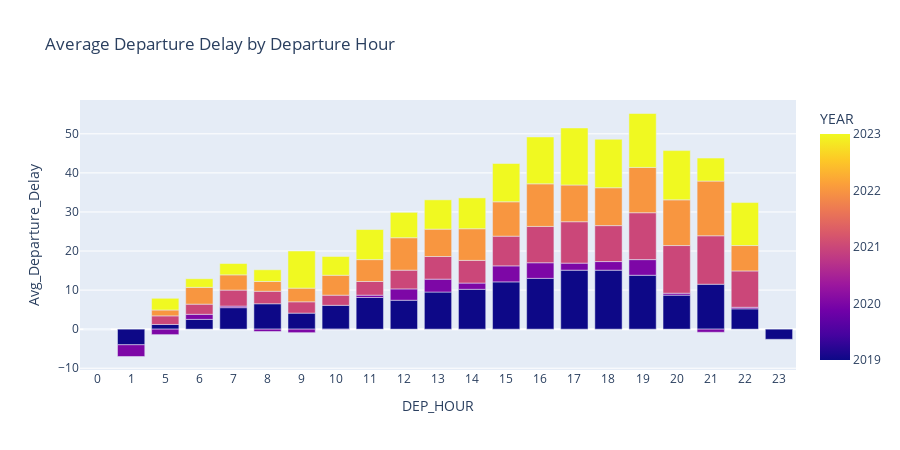

Write notebook code for a chart like this one.
### Code cell
plot_delay_by_dep_hh(df_flights, "Envoy Air")

### Figure 1 — Plotly figure (JSON) as saved in the notebook; plotly's stock layout.template omitted (floating-point values rounded to 4 significant figures)
{"data": [{"hovertemplate": "DEP_HOUR=%{x}<br>Avg_Departure_Delay=%{y}<br>YEAR=%{marker.color}<extra></extra>", "legendgroup": "", "marker": {"color": [2019, 2019, 2019, 2019, 2019, 2019, 2019, 2019, 2019, 2019, 2019, 2019, 2019, 2019, 2019, 2019, 2019, 2019, 2019, 2019, 2019, 2020, 2020, 2020, 2020, 2020, 2020, 2020, 2020, 2020, 2020, 2020, 2020, 2020, 2020, 2020, 2020, 2020, 2020, 2020, 2021, 2021, 2021, 2021, 2021, 2021, 2021, 2021, 2021, 2021, 2021, 2021, 2021, 2021, 2021, 2021, 2021, 2021, 2022, 2022, 2022, 2022, 2022, 2022, 2022, 2022, 2022, 2022, 2022, 2022, 2022, 2022, 2022, 2022, 2022, 2022, 2023, 2023, 2023, 2023, 2023, 2023, 2023, 2023, 2023, 2023, 2023, 2023, 2023, 2023, 2023, 2023, 2023, 2023], "coloraxis": "coloraxis", "pattern": {"shape": ""}}, "name": "", "orientation": "v", "showlegend": false, "textposition": "auto", "type": "bar", "x": [0, 1, 5, 6, 7, 8, 9, 10, 11, 12, 13, 14, 15, 16, 17, 18, 19, 20, 21, 22, 23, 1, 5, 6, 7, 8, 9, 10, 11, 12, 13, 14, 15, 16, 17, 18, 19, 20, 21, 22, 5, 6, 7, 8, 9, 10, 11, 12, 13, 14, 15, 16, 17, 18, 19, 20, 21, 22, 5, 6, 7, 8, 9, 10, 11, 12, 13, 14, 15, 16, 17, 18, 19, 20, 21, 22, 5, 6, 7, 8, 9, 10, 11, 12, 13, 14, 15, 16, 17, 18, 19, 20, 21, 22], "xaxis": "x", "y": [0.0, -4.0, 1.2, 2.5, 5.5, 6.5, 4.1, 6.1, 8.1, 7.4, 9.5, 10.2, 12.1, 13.0, 15.1, 15.1, 13.8, 8.7, 11.5, 5.2, -2.6, -3.0, -1.4, 1.3, 0.4, -0.6, -0.9, -0.1, 0.6, 2.9, 3.3, 1.6, 4.1, 4.0, 1.8, 2.2, 4.0, 0.5, -0.8, 0.4, 2.2, 2.6, 4.1, 3.2, 2.9, 2.6, 3.5, 4.8, 5.8, 5.8, 7.6, 9.3, 10.6, 9.2, 12.0, 12.2, 12.4, 9.3, 1.5, 4.3, 3.9, 2.5, 3.5, 5.1, 5.6, 8.3, 7.0, 8.1, 8.8, 10.9, 9.4, 9.7, 11.6, 11.7, 14.0, 6.5, 3.0, 2.2, 2.9, 3.0, 9.5, 4.8, 7.7, 6.5, 7.5, 7.9, 9.8, 12.0, 14.6, 12.4, 13.8, 12.6, 5.9, 11.0], "yaxis": "y"}], "layout": {"barmode": "relative", "coloraxis": {"colorbar": {"title": {"text": "YEAR"}}, "colorscale": [[0, "#0d0887"], [0.1111, "#46039f"], [0.2222, "#7201a8"], [0.3333, "#9c179e"], [0.4444, "#bd3786"], [0.5556, "#d8576b"], [0.6667, "#ed7953"], [0.7778, "#fb9f3a"], [0.8889, "#fdca26"], [1, "#f0f921"]]}, "height": 450, "legend": {"tracegroupgap": 0}, "title": {"text": "Average Departure Delay by Departure Hour"}, "xaxis": {"anchor": "y", "domain": [0, 1], "title": {"text": "DEP_HOUR"}, "type": "category"}, "yaxis": {"anchor": "x", "domain": [0, 1], "title": {"text": "Avg_Departure_Delay"}}}}
